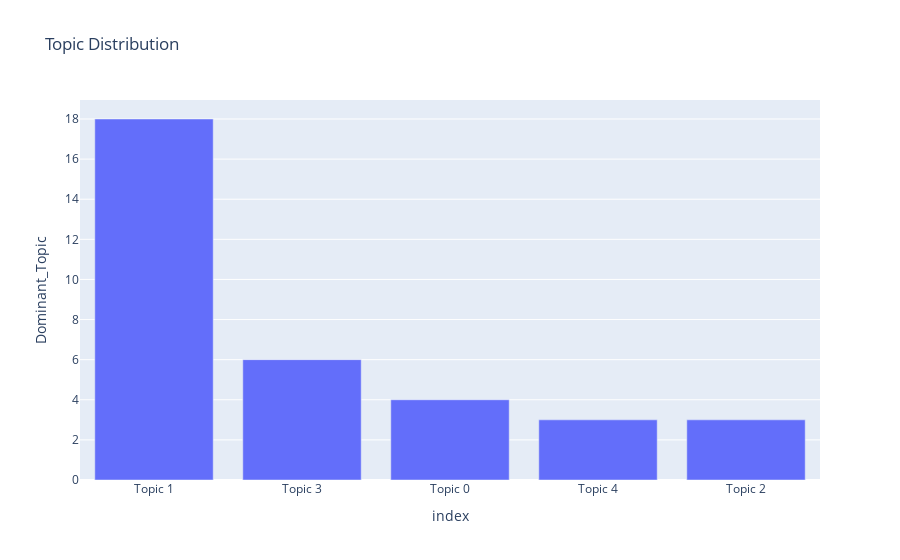

The notebook cell this image was saved under:
### Code cell
vectorizer = CountVectorizer(max_df=0.95, min_df=2, max_features=1000, stop_words='english')
tf = vectorizer.fit_transform(df['Article'])
lda_model = LatentDirichletAllocation(n_components=5, random_state=42)
lda_topic_matrix = lda_model.fit_transform(tf)

# Visualize topics
topic_names = ["Topic " + str(i) for i in range(lda_model.n_components)]
df['Dominant_Topic'] = [topic_names[i] for i in lda_topic_matrix.argmax(axis=1)]

fig = px.bar(df['Dominant_Topic'].value_counts().reset_index(), x='index', y='Dominant_Topic', title='Topic Distribution')
fig.show()

### Figure 1 — Plotly figure (JSON) as saved in the notebook; plotly's stock layout.template omitted (floating-point values rounded to 4 significant figures)
{"data": [{"alignmentgroup": "True", "hovertemplate": "index=%{x}<br>Dominant_Topic=%{y}<extra></extra>", "legendgroup": "", "marker": {"color": "#636efa", "pattern": {"shape": ""}}, "name": "", "offsetgroup": "", "orientation": "v", "showlegend": false, "textposition": "auto", "type": "bar", "x": ["Topic 1", "Topic 3", "Topic 0", "Topic 4", "Topic 2"], "xaxis": "x", "y": [18, 6, 4, 3, 3], "yaxis": "y"}], "layout": {"barmode": "relative", "legend": {"tracegroupgap": 0}, "title": {"text": "Topic Distribution"}, "xaxis": {"anchor": "y", "domain": [0, 1], "title": {"text": "index"}}, "yaxis": {"anchor": "x", "domain": [0, 1], "title": {"text": "Dominant_Topic"}}}}
